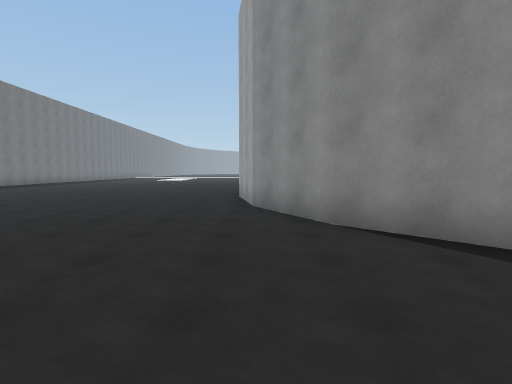
view 1 (above)

23 first-person views from a walk through a Unity game level. The camera is 1.5 m above the floor, tilts 4° down and sees 80° across. The floor is counted in squares, 2 m on a side. Each view is taken from the middle of a square. On the plan, view 1 faces up. The plan holds only what a view shows up to about 10 squares ahead; the rest is blank. The place goes on beyond the plan. The player character is not drawn. Surface patterns are stand-ins for the level's own textures.

view 2
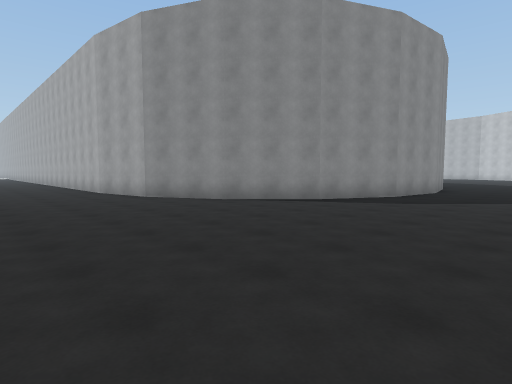

view 3
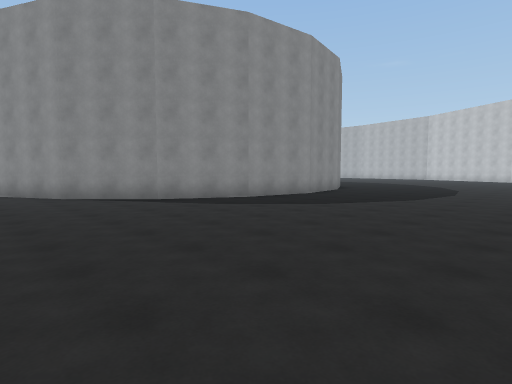

view 4
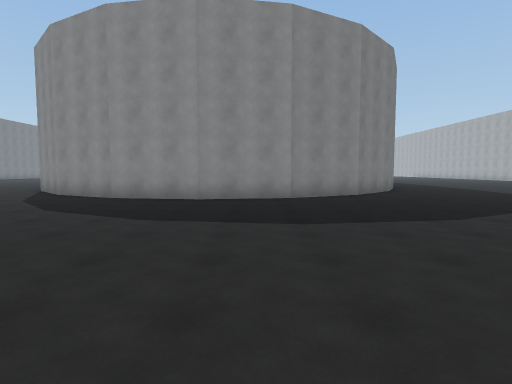

view 5
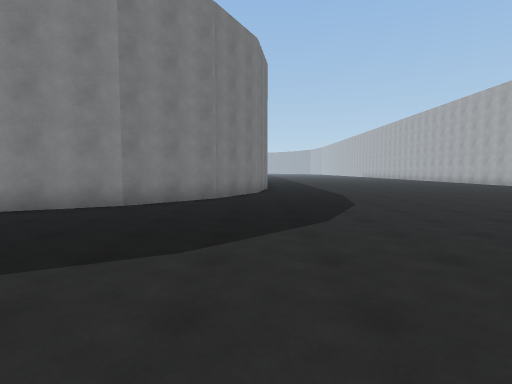

view 6
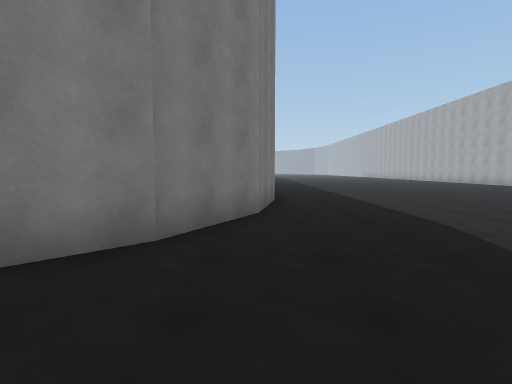

view 7
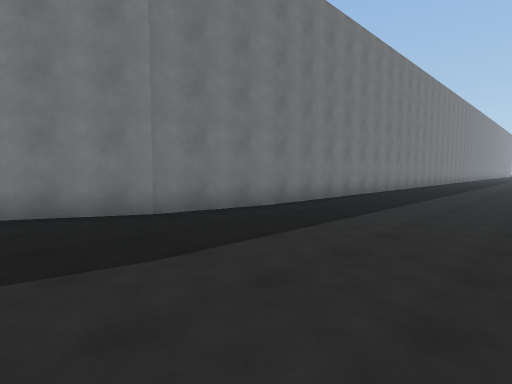

view 8
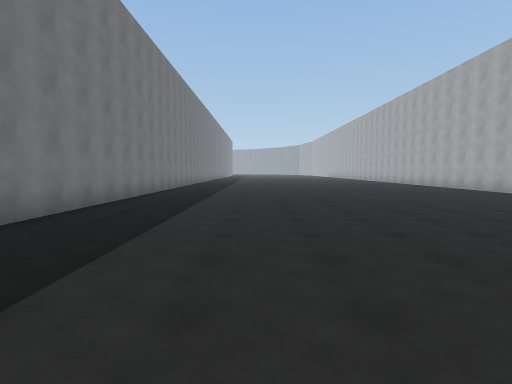

view 9
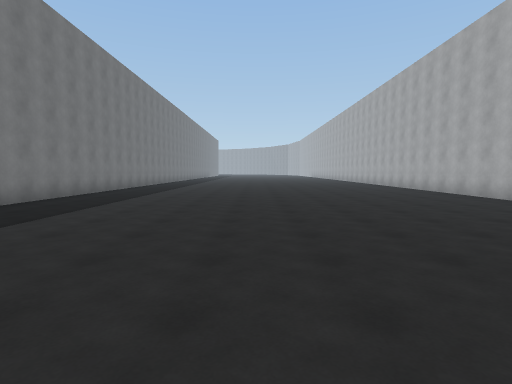

view 10
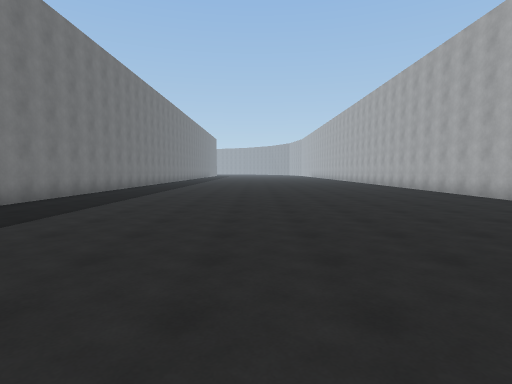

view 11
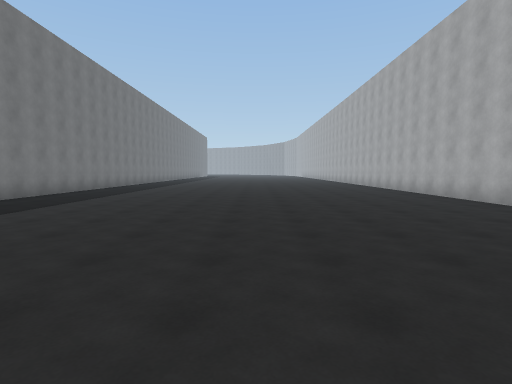

view 12
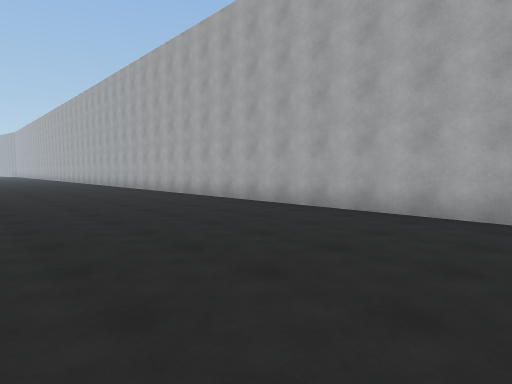

view 13
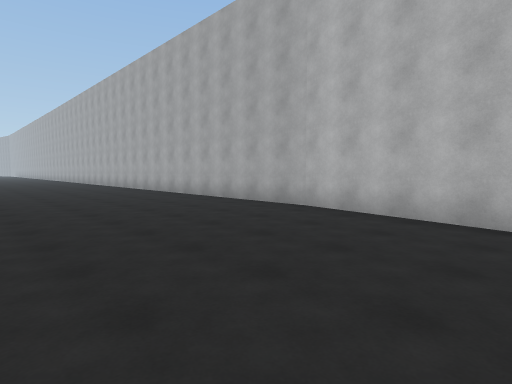

view 14
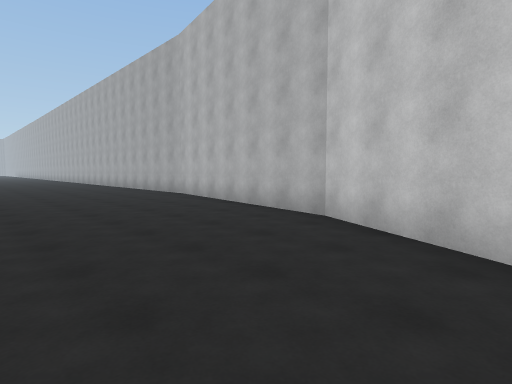

view 15
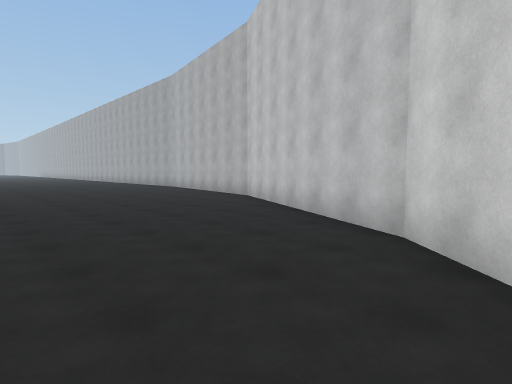

view 16
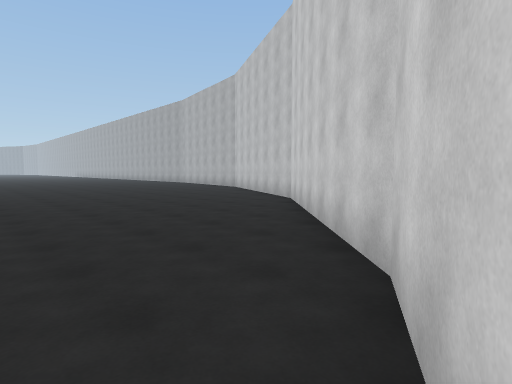

view 17
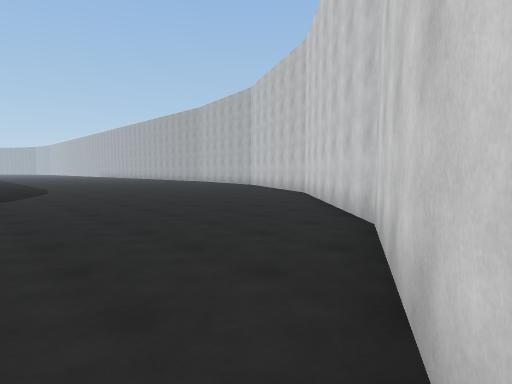

view 18
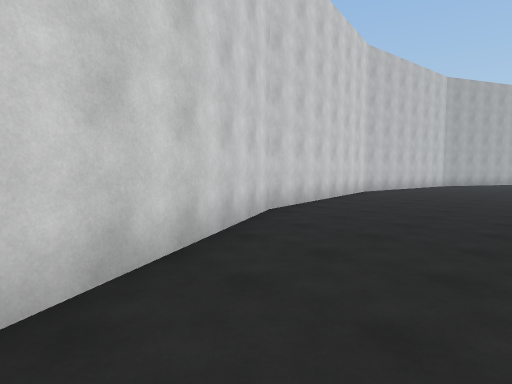

view 19
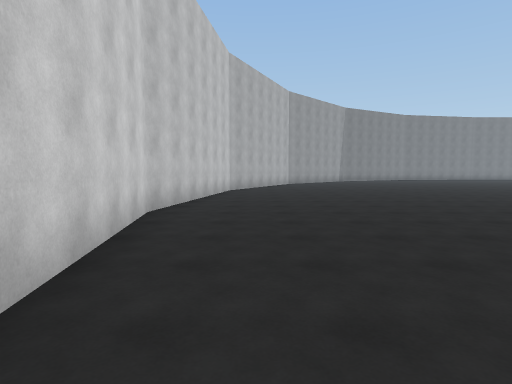

view 20
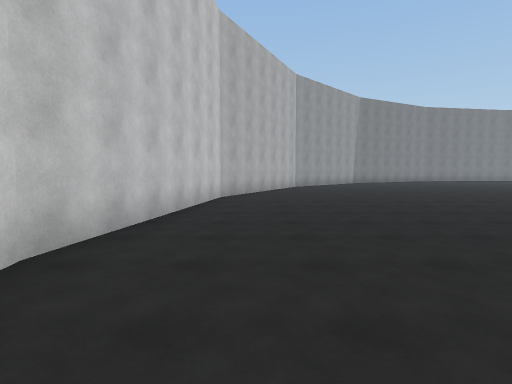

view 21
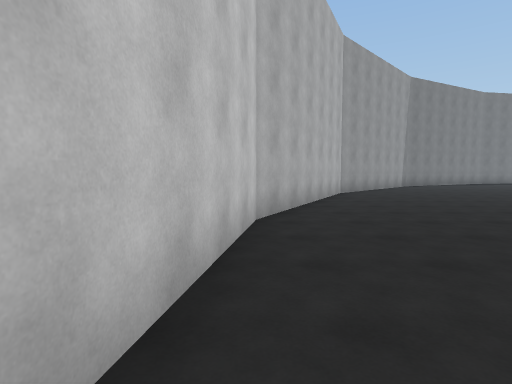

view 22
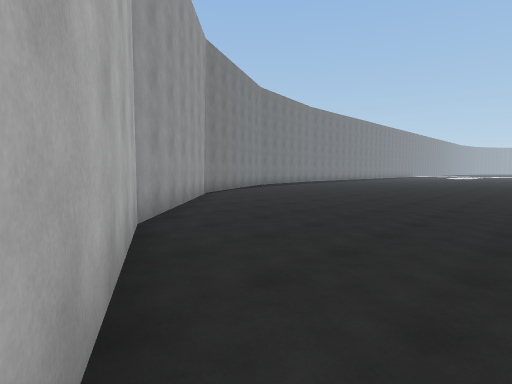

view 23
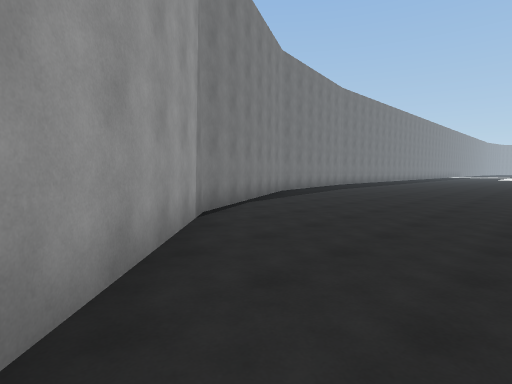

### Floor plan
Points are (right, up) in squares from view 1. A wall is a line through its corners. A room is listed if a view was taken in it or the views show most of it. See-through windows are left out.
Room 1 (views 1, 2, 3, 4, 5, 6, 7, 8, 9, 10, 11, 12, 13, 14, 15, 16, 17, 18, 19, 20, 21, 22, 23)
walls: (15.1, 6.5) (13.9, 4.2) (12.2, 2.5) (10, 1.3) (7.5, 0.9) (5, 1.3) (2.8, 2.5) (1.1, 4.2) (-0.1, 6.5); (0, 6.3) (-0.5, 8.9); (-9.4, -1.1) (-8.6, -2.8) (-4.2, -7.2) (1.4, -10) (7.5, -11) (13.6, -10) (19.2, -7.2) (23.6, -2.8) (26.4, 2.8) (27.4, 9); (27.4, 8.9) (27.4, 23.1); (15.5, 23) (15.5, 8.9) (15, 6.3)

Positions as (right, up) in squares from view 1, and headings:
1: (0, 0), facing up
2: (-4, -2), facing up-right
3: (-1, -5), facing up-right
4: (9, -7), facing up
5: (15, -4), facing up
6: (15, 1), facing up
7: (20, 4), facing up-left
8: (19, 8), facing up
9: (21, 9), facing up
10: (21, 11), facing up
11: (22, 13), facing up
12: (22, 10), facing up-right
13: (22, 5), facing up-right
14: (22, 0), facing up-right
15: (20, -4), facing up-right
16: (17, -8), facing up-right
17: (15, -9), facing up-right
18: (18, -6), facing down-left
19: (13, -9), facing left
20: (10, -9), facing left
21: (6, -10), facing left
22: (0, -9), facing up-left
23: (-4, -6), facing up-left
